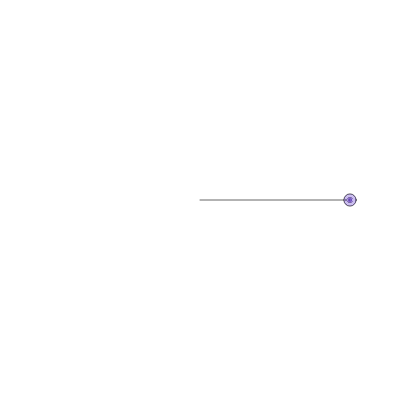
Frame 1 (no input)
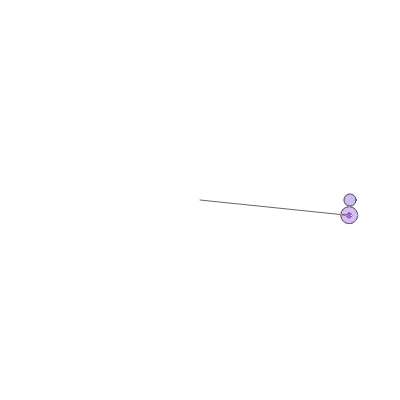
Frame 60 (no input)
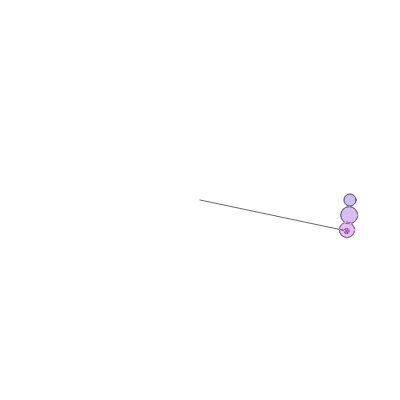
Frame 120 (the mouse pressed at the canvas centre since frame 60)

The p5.js sketch that drew these frames (run headless with seeded random() and noise() and a simulated clock; from frame 60 on, the mouse is pressed at the canvas centre):

// p5.js sketch
// ── sketch.js
let bomb = [];
let distance = 100;
let angle_base = 0;
let rad_base = 150;
let particle_info_arr = []; // vector and color info
function setup() {
  createCanvas(400, 400);
  colorMode(HSB,360,100,100,100);
  angleMode(DEGREES);
  noFill();
  blendMode(ADD);
  stroke(0,0,40);
}

function draw() {
  clear();
  translate(width/2, height/2);
  
  let _x = rad_base * cos(angle_base);
  let _y = rad_base * sin(angle_base);
  if(Math.floor(angle_base * 10)  % 57 == 0){ // 5.7度ごとにpushする
    const _vector = createVector(_x, _y);
    const _hue    = random(360);
    const _size   = random(5, 40);
    const _hash   = {
      vector : _vector,
      hue    : _hue,
      size   : _size
    };
    particle_info_arr.push(_hash)
  }
  for (let i = 0; i < particle_info_arr.length; i++) {
    const _particle_info = particle_info_arr[i];
    const _vector = _particle_info.vector;
    const _hue    = _particle_info.hue;
    const _size   = _particle_info.size;
    fill(_hue, 80, 80, 30);
    ellipse(_vector.x, _vector.y, _size, _size);
  }

  
  // 表示用
  line(0, 0, _x, _y);
  ellipse(_x, _y, 5, 5)
  
  
  // update
  angle_base+=0.1;
}
